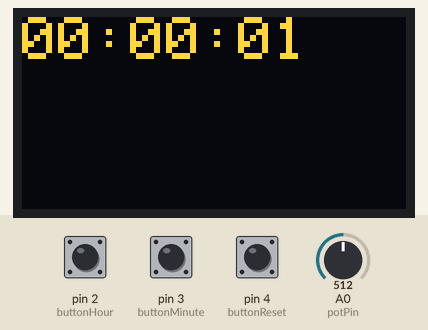
The sketch below on a simulated Arduino Uno, built with avr-gcc and run on an emulated ATmega328P. Parts: 128×64 one-colour display. Inputs (shaded band) come from the test bench; at power-on: pin 2 (buttonHour) HIGH, pin 3 (buttonMinute) HIGH, pin 4 (buttonReset) HIGH, A0 (potPin) = 512. The OLED is the two-colour kind (top 16 rows yellow); what the sketch prints to the serial monitor is not drawn.

Above: at 1.6 s.
1.7 s: pin 2 (buttonHour) pulled LOW for 0.15 s
At 2.3 s:
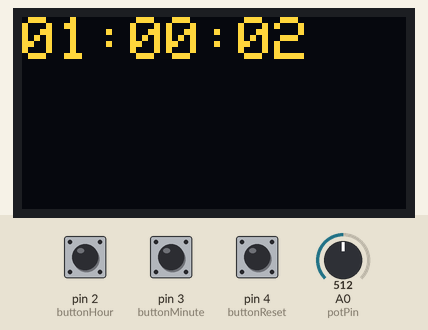
3.5 s: pin 3 (buttonMinute) pulled LOW for 0.15 s
At 4.8 s:
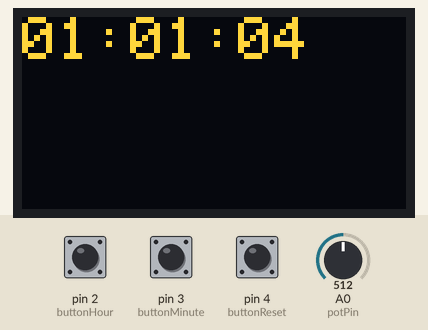
5.5 s: pin 4 (buttonReset) pulled LOW for 0.15 s
At 7.3 s:
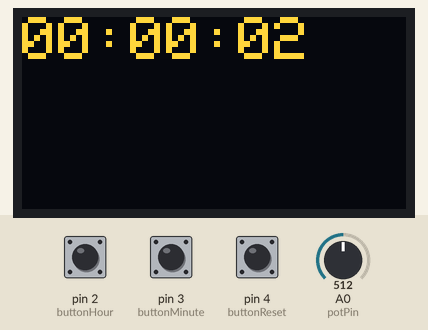
8.6 s: pin 2 (buttonHour) pulled LOW for 1 s
At 9.8 s:
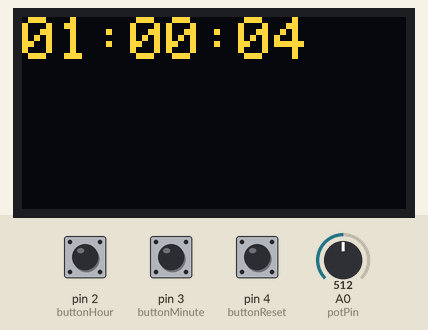
11.5 s: pin 3 (buttonMinute) pulled LOW for 1 s
At 12.3 s:
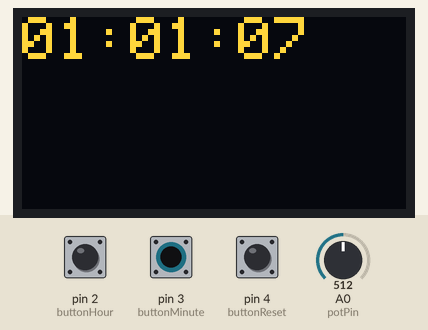
14.0 s: pin 4 (buttonReset) pulled LOW for 1 s
At 16.8 s:
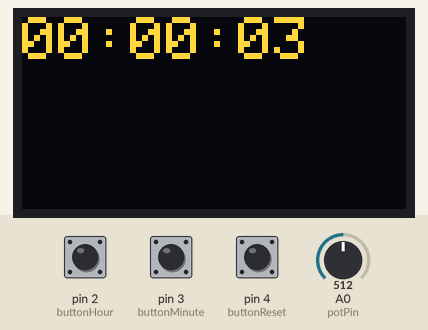
Timing chart, 0 to 18.3 s (numbered marks = the images above; inputs shaded):
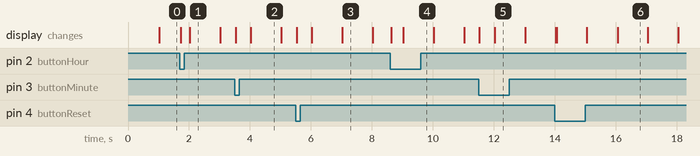

The sketch:

clockpt1.ino
```cpp
#include <Wire.h>
#include <Adafruit_SSD1306.h>
#include <Adafruit_GFX.h>

const int SCREEN_WIDTH = 128; // OLED display width, in pixels
const int SCREEN_HEIGHT = 64; // OLED display height, in pixels

// initialize the display:
Adafruit_SSD1306 display(SCREEN_WIDTH, SCREEN_HEIGHT, &Wire, -1);

// Time variables
unsigned long previousMillis = 0;
const long interval = 1000;  // 1 second
int seconds = 0;
int minutes = 0;
int hours = 0;

// Button pins
const int buttonHour = 2;
const int buttonMinute = 3;
const int buttonReset = 4;

// Button states
int lastHourButtonState = HIGH;
int lastMinuteButtonState = HIGH;
int lastResetButtonState = HIGH;

// Potentiometer pin
const int potPin = A0;

void setup() {
  // Initialize serial and display
  Serial.begin(9600);
  if (!display.begin(SSD1306_SWITCHCAPVCC, 0x3C)) {
    Serial.println("Display setup failed");
    while (true);
  }
  Serial.println("Display is good to go");

  // Set up buttons as inputs with pull-up resistors
  pinMode(buttonHour, INPUT_PULLUP);
  pinMode(buttonMinute, INPUT_PULLUP);
  pinMode(buttonReset, INPUT_PULLUP);

  // Set initial contrast based on potentiometer
  setContrast();
  displayTime();
}

void loop() {
  unsigned long currentMillis = millis();

  // Time update every second
  if (currentMillis - previousMillis >= interval) {
    previousMillis = currentMillis;

    seconds++;
    if (seconds >= 60) {
      seconds = 0;
      minutes++;
    }
    if (minutes >= 60) {
      minutes = 0;
      hours++;
    }
    if (hours >= 24) {
      hours = 0;
    }

    displayTime();
  }

  // Check for contrast adjustment
  setContrast();

  // Handle button presses
  handleButtons();
}

void displayTime() {
  // Clear the display
  display.clearDisplay();

  // Set the text size and color
  display.setTextSize(2);
  display.setTextColor(SSD1306_WHITE);

  // Display time in HH:MM:SS format
  display.setCursor(0, 0);
  if (hours < 10) display.print("0");
  display.print(hours);
  display.print(":");
  if (minutes < 10) display.print("0");
  display.print(minutes);
  display.print(":");
  if (seconds < 10) display.print("0");
  display.print(seconds);

  // Push everything to the screen
  display.display();
}

void setContrast() {
  // Read the value from the potentiometer
  int potValue = analogRead(potPin);
  // Map the pot value to the contrast range (0-255)
  int contrastValue = map(potValue, 0, 1023, 0, 255);
  // Set the contrast
  display.ssd1306_command(SSD1306_SETCONTRAST); // Send the command for contrast
  display.ssd1306_command(contrastValue); // Send the mapped contrast value
}

void handleButtons() {
  // Hour button press
  int hourButtonState = digitalRead(buttonHour);
  if (hourButtonState == LOW && lastHourButtonState == HIGH) {
    hours++;
    if (hours >= 24) {
      hours = 0;
    }
    displayTime();
  }
  lastHourButtonState = hourButtonState;

  // Minute button press
  int minuteButtonState = digitalRead(buttonMinute);
  if (minuteButtonState == LOW && lastMinuteButtonState == HIGH) {
    minutes++;
    if (minutes >= 60) {
      minutes = 0;
    }
    displayTime();
  }
  lastMinuteButtonState = minuteButtonState;

  // Reset button press
  int resetButtonState = digitalRead(buttonReset);
  if (resetButtonState == LOW && lastResetButtonState == HIGH) {
    hours = 0;
    minutes = 0;
    seconds = 0;
    displayTime();
  }
  lastResetButtonState = resetButtonState;
}
```

Measured:
- what the display in image 1 shows lasts 1.0 s, from 2.0 s to 3.0 s
